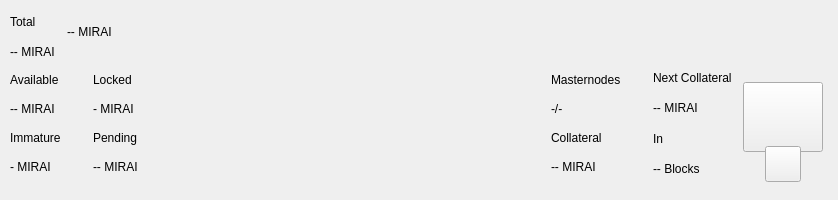
<?xml version="1.0" encoding="UTF-8"?>
<ui version="4.0">
 <class>TopBar</class>
 <widget class="QWidget" name="TopBar">
  <property name="geometry">
   <rect>
    <x>0</x>
    <y>0</y>
    <width>838</width>
    <height>200</height>
   </rect>
  </property>
  <property name="minimumSize">
   <size>
    <width>0</width>
    <height>200</height>
   </size>
  </property>
  <property name="maximumSize">
   <size>
    <width>16777215</width>
    <height>200</height>
   </size>
  </property>
  <property name="windowTitle">
   <string>Form</string>
  </property>
  <layout class="QVBoxLayout" name="verticalLayout_10" stretch="0">
   <property name="spacing">
    <number>0</number>
   </property>
   <property name="leftMargin">
    <number>0</number>
   </property>
   <property name="topMargin">
    <number>0</number>
   </property>
   <property name="rightMargin">
    <number>0</number>
   </property>
   <property name="bottomMargin">
    <number>0</number>
   </property>
   <item>
    <widget class="PFBorderImage" name="containerTop">
     <layout class="QVBoxLayout" name="verticalLayout_11">
      <property name="spacing">
       <number>0</number>
      </property>
      <property name="leftMargin">
       <number>0</number>
      </property>
      <property name="topMargin">
       <number>0</number>
      </property>
      <property name="rightMargin">
       <number>0</number>
      </property>
      <property name="bottomMargin">
       <number>0</number>
      </property>
      <item>
       <widget class="QWidget" name="top_container_2" native="true">
        <property name="minimumSize">
         <size>
          <width>0</width>
          <height>65</height>
         </size>
        </property>
        <layout class="QHBoxLayout" name="top_container">
         <property name="spacing">
          <number>0</number>
         </property>
         <property name="leftMargin">
          <number>10</number>
         </property>
         <property name="topMargin">
          <number>0</number>
         </property>
         <property name="rightMargin">
          <number>10</number>
         </property>
         <property name="bottomMargin">
          <number>0</number>
         </property>
         <item>
          <layout class="QHBoxLayout" name="horizontalLayout_4">
           <property name="spacing">
            <number>12</number>
           </property>
           <property name="rightMargin">
            <number>0</number>
           </property>
           <item>
            <widget class="QWidget" name="widgetAmount" native="true">
             <layout class="QVBoxLayout" name="verticalLayout_2">
              <property name="spacing">
               <number>2</number>
              </property>
              <property name="leftMargin">
               <number>0</number>
              </property>
              <property name="topMargin">
               <number>8</number>
              </property>
              <property name="rightMargin">
               <number>0</number>
              </property>
              <property name="bottomMargin">
               <number>0</number>
              </property>
              <item>
               <widget class="QLabel" name="labelTitle1">
                <property name="text">
                 <string>Total</string>
                </property>
               </widget>
              </item>
              <item>
               <widget class="QLabel" name="labelAmountPiv">
                <property name="text">
                 <string notr="true">-- MIRAI</string>
                </property>
               </widget>
              </item>
             </layout>
            </widget>
           </item>
           <item alignment="Qt::AlignVCenter">
            <widget class="QWidget" name="widgetTopAmount" native="true">
             <property name="sizePolicy">
              <sizepolicy hsizetype="Preferred" vsizetype="Maximum">
               <horstretch>0</horstretch>
               <verstretch>0</verstretch>
              </sizepolicy>
             </property>
             <layout class="QHBoxLayout" name="horizontalLayout_5">
              <property name="spacing">
               <number>0</number>
              </property>
              <property name="leftMargin">
               <number>0</number>
              </property>
              <property name="topMargin">
               <number>0</number>
              </property>
              <property name="rightMargin">
               <number>0</number>
              </property>
              <property name="bottomMargin">
               <number>0</number>
              </property>
              <item alignment="Qt::AlignTop">
               <widget class="QLabel" name="labelAmountTopPiv">
                <property name="minimumSize">
                 <size>
                  <width>0</width>
                  <height>36</height>
                 </size>
                </property>
                <property name="styleSheet">
                 <string notr="true">padding:0px;margin:0px;</string>
                </property>
                <property name="text">
                 <string notr="true">-- MIRAI</string>
                </property>
               </widget>
              </item>
             </layout>
            </widget>
           </item>
           <item>
            <spacer name="horizontalSpacer">
             <property name="orientation">
              <enum>Qt::Horizontal</enum>
             </property>
             <property name="sizeHint" stdset="0">
              <size>
               <width>40</width>
               <height>20</height>
              </size>
             </property>
            </spacer>
           </item>
           <item alignment="Qt::AlignRight">
            <widget class="QWidget" name="layoutSync" native="true">
             <property name="minimumSize">
              <size>
               <width>0</width>
               <height>36</height>
              </size>
             </property>
             <property name="maximumSize">
              <size>
               <width>16777215</width>
               <height>36</height>
              </size>
             </property>
             <layout class="QVBoxLayout" name="verticalLayout_9">
              <property name="leftMargin">
               <number>0</number>
              </property>
              <property name="topMargin">
               <number>0</number>
              </property>
              <property name="rightMargin">
               <number>0</number>
              </property>
              <property name="bottomMargin">
               <number>0</number>
              </property>
              <item>
               <widget class="ExpandableButton" name="pushButtonSync" native="true">
                <property name="minimumSize">
                 <size>
                  <width>36</width>
                  <height>36</height>
                 </size>
                </property>
                <property name="maximumSize">
                 <size>
                  <width>16777215</width>
                  <height>36</height>
                 </size>
                </property>
               </widget>
              </item>
             </layout>
            </widget>
           </item>
           <item>
            <widget class="ExpandableButton" name="pushButtonHDUpgrade" native="true">
             <property name="minimumSize">
              <size>
               <width>36</width>
               <height>36</height>
              </size>
             </property>
             <property name="maximumSize">
              <size>
               <width>16777215</width>
               <height>36</height>
              </size>
             </property>
            </widget>
           </item>
           <item>
            <widget class="ExpandableButton" name="pushButtonStack" native="true">
             <property name="minimumSize">
              <size>
               <width>36</width>
               <height>36</height>
              </size>
             </property>
             <property name="maximumSize">
              <size>
               <width>16777215</width>
               <height>36</height>
              </size>
             </property>
            </widget>
           </item>
           <item>
            <widget class="ExpandableButton" name="pushButtonConf" native="true">
             <property name="minimumSize">
              <size>
               <width>36</width>
               <height>36</height>
              </size>
             </property>
             <property name="maximumSize">
              <size>
               <width>16777215</width>
               <height>36</height>
              </size>
             </property>
            </widget>
           </item>
           <item>
            <widget class="ExpandableButton" name="pushButtonMasternodes" native="true">
             <property name="minimumSize">
              <size>
               <width>36</width>
               <height>36</height>
              </size>
             </property>
             <property name="maximumSize">
              <size>
               <width>16777215</width>
               <height>36</height>
              </size>
             </property>
            </widget>
           </item>
           <item>
            <widget class="ExpandableButton" name="pushButtonConsole" native="true">
             <property name="minimumSize">
              <size>
               <width>36</width>
               <height>36</height>
              </size>
             </property>
             <property name="maximumSize">
              <size>
               <width>16777215</width>
               <height>36</height>
              </size>
             </property>
            </widget>
           </item>
           <item>
            <widget class="ExpandableButton" name="pushButtonConnection" native="true">
             <property name="minimumSize">
              <size>
               <width>36</width>
               <height>36</height>
              </size>
             </property>
             <property name="maximumSize">
              <size>
               <width>16777215</width>
               <height>36</height>
              </size>
             </property>
            </widget>
           </item>
           <item>
            <widget class="ExpandableButton" name="pushButtonTor" native="true">
             <property name="minimumSize">
              <size>
               <width>36</width>
               <height>36</height>
              </size>
             </property>
             <property name="maximumSize">
              <size>
               <width>16777215</width>
               <height>36</height>
              </size>
             </property>
            </widget>
           </item>
           <item>
            <widget class="ExpandableButton" name="pushButtonLock" native="true">
             <property name="sizePolicy">
              <sizepolicy hsizetype="Expanding" vsizetype="Expanding">
               <horstretch>0</horstretch>
               <verstretch>0</verstretch>
              </sizepolicy>
             </property>
             <property name="minimumSize">
              <size>
               <width>36</width>
               <height>0</height>
              </size>
             </property>
             <property name="maximumSize">
              <size>
               <width>16777215</width>
               <height>36</height>
              </size>
             </property>
            </widget>
           </item>
           <item>
            <widget class="ExpandableButton" name="pushButtonTheme" native="true">
             <property name="minimumSize">
              <size>
               <width>36</width>
               <height>36</height>
              </size>
             </property>
             <property name="maximumSize">
              <size>
               <width>16777215</width>
               <height>36</height>
              </size>
             </property>
            </widget>
           </item>
          </layout>
         </item>
        </layout>
       </widget>
      </item>
      <item>
       <widget class="QWidget" name="bottom_container" native="true">
        <property name="minimumSize">
         <size>
          <width>0</width>
          <height>135</height>
         </size>
        </property>
        <layout class="QHBoxLayout" name="botton_container">
         <property name="leftMargin">
          <number>10</number>
         </property>
         <property name="topMargin">
          <number>0</number>
         </property>
         <property name="rightMargin">
          <number>10</number>
         </property>
         <property name="bottomMargin">
          <number>10</number>
         </property>
         <item>
          <layout class="QHBoxLayout" name="horizontalLayout_3">
           <property name="spacing">
            <number>0</number>
           </property>
           <property name="bottomMargin">
            <number>9</number>
           </property>
           <item>
            <layout class="QVBoxLayout" name="verticalLayout_7">
             <property name="spacing">
              <number>0</number>
             </property>
             <property name="leftMargin">
              <number>0</number>
             </property>
             <property name="rightMargin">
              <number>0</number>
             </property>
             <item>
              <layout class="QHBoxLayout" name="horizontalLayout_2">
               <property name="spacing">
                <number>0</number>
               </property>
               <item>
                <layout class="QVBoxLayout" name="verticalLayout_6">
                 <item>
                  <widget class="QLabel" name="labelTitle5">
                   <property name="text">
                    <string>Available</string>
                   </property>
                  </widget>
                 </item>
                 <item>
                  <widget class="QLabel" name="labelAvailablePiv">
                   <property name="text">
                    <string>-- MIRAI</string>
                   </property>
                  </widget>
                 </item>
                 <item>
                  <widget class="QLabel" name="labelTitle4">
                   <property name="text">
                    <string>Immature</string>
                   </property>
                  </widget>
                 </item>
                 <item>
                  <widget class="QLabel" name="labelImmaturePiv">
                   <property name="text">
                    <string notr="true">- MIRAI</string>
                   </property>
                  </widget>
                 </item>
                </layout>
               </item>
               <item>
                <layout class="QVBoxLayout" name="verticalLayout_8">
                 <property name="leftMargin">
                  <number>32</number>
                 </property>
                 <item>
                  <widget class="QLabel" name="labelTitle6">
                   <property name="text">
                    <string>Locked</string>
                   </property>
                  </widget>
                 </item>
                 <item>
                  <widget class="QLabel" name="labelLockedPiv">
                   <property name="text">
                    <string>- MIRAI</string>
                   </property>
                  </widget>
                 </item>
                 <item>
                  <widget class="QLabel" name="labelTitle3">
                   <property name="text">
                    <string>Pending</string>
                   </property>
                  </widget>
                 </item>
                 <item>
                  <widget class="QLabel" name="labelPendingPiv">
                   <property name="text">
                    <string notr="true">-- MIRAI</string>
                   </property>
                  </widget>
                 </item>
                </layout>
               </item>
              </layout>
             </item>
            </layout>
           </item>
          </layout>
         </item>
         <item>
          <spacer name="horizontalSpacer_2">
           <property name="orientation">
            <enum>Qt::Horizontal</enum>
           </property>
           <property name="sizeHint" stdset="0">
            <size>
             <width>40</width>
             <height>20</height>
            </size>
           </property>
          </spacer>
         </item>
         <item>
          <layout class="QHBoxLayout" name="horizontalLayout_6">
           <property name="spacing">
            <number>0</number>
           </property>
           <property name="rightMargin">
            <number>0</number>
           </property>
           <property name="bottomMargin">
            <number>9</number>
           </property>
           <item>
            <layout class="QVBoxLayout" name="verticalLayout_5">
             <item>
              <widget class="QLabel" name="labelMasternodesTitle">
               <property name="text">
                <string>Masternodes</string>
               </property>
              </widget>
             </item>
             <item>
              <widget class="QLabel" name="labelMasternodeCount">
               <property name="text">
                <string>-/-</string>
               </property>
              </widget>
             </item>
             <item>
              <widget class="QLabel" name="labelTitle8">
               <property name="text">
                <string>Collateral</string>
               </property>
              </widget>
             </item>
             <item>
              <widget class="QLabel" name="labelCollateralPiv">
               <property name="text">
                <string notr="true">-- MIRAI</string>
               </property>
              </widget>
             </item>
            </layout>
           </item>
           <item>
            <widget class="QWidget" name="widgetNextCollateral" native="true">
             <layout class="QVBoxLayout" name="verticalLayout_12">
              <property name="leftMargin">
               <number>32</number>
              </property>
              <property name="topMargin">
               <number>0</number>
              </property>
              <property name="rightMargin">
               <number>0</number>
              </property>
              <property name="bottomMargin">
               <number>0</number>
              </property>
              <item>
               <widget class="QLabel" name="labelNextMasternodesTitle">
                <property name="text">
                 <string>Next Collateral</string>
                </property>
               </widget>
              </item>
              <item>
               <widget class="QLabel" name="labelNextCollateralValue">
                <property name="text">
                 <string>-- MIRAI</string>
                </property>
               </widget>
              </item>
              <item>
               <widget class="QLabel" name="labelTitle9">
                <property name="text">
                 <string>In</string>
                </property>
               </widget>
              </item>
              <item>
               <widget class="QLabel" name="labelNextCollateralBlocks">
                <property name="text">
                 <string notr="true">-- Blocks</string>
                </property>
               </widget>
              </item>
             </layout>
            </widget>
           </item>
          </layout>
         </item>
         <item>
          <widget class="QWidget" name="qrContainer" native="true">
           <property name="sizePolicy">
            <sizepolicy hsizetype="Preferred" vsizetype="Minimum">
             <horstretch>0</horstretch>
             <verstretch>0</verstretch>
            </sizepolicy>
           </property>
           <property name="minimumSize">
            <size>
             <width>90</width>
             <height>110</height>
            </size>
           </property>
           <property name="maximumSize">
            <size>
             <width>90</width>
             <height>110</height>
            </size>
           </property>
           <layout class="QVBoxLayout" name="containerQR">
            <property name="spacing">
             <number>0</number>
            </property>
            <property name="leftMargin">
             <number>5</number>
            </property>
            <property name="topMargin">
             <number>10</number>
            </property>
            <property name="rightMargin">
             <number>5</number>
            </property>
            <property name="bottomMargin">
             <number>0</number>
            </property>
            <item>
             <widget class="QPushButton" name="btnQr">
              <property name="minimumSize">
               <size>
                <width>70</width>
                <height>70</height>
               </size>
              </property>
              <property name="maximumSize">
               <size>
                <width>16777215</width>
                <height>70</height>
               </size>
              </property>
              <property name="focusPolicy">
               <enum>Qt::NoFocus</enum>
              </property>
              <property name="text">
               <string/>
              </property>
              <property name="iconSize">
               <size>
                <width>70</width>
                <height>70</height>
               </size>
              </property>
             </widget>
            </item>
            <item>
             <spacer name="verticalSpacer">
              <property name="orientation">
               <enum>Qt::Vertical</enum>
              </property>
              <property name="sizeType">
               <enum>QSizePolicy::Fixed</enum>
              </property>
              <property name="sizeHint" stdset="0">
               <size>
                <width>20</width>
                <height>20</height>
               </size>
              </property>
             </spacer>
            </item>
            <item alignment="Qt::AlignHCenter|Qt::AlignBottom">
             <widget class="QPushButton" name="pushButtonQR">
              <property name="minimumSize">
               <size>
                <width>36</width>
                <height>36</height>
               </size>
              </property>
              <property name="maximumSize">
               <size>
                <width>36</width>
                <height>36</height>
               </size>
              </property>
              <property name="focusPolicy">
               <enum>Qt::NoFocus</enum>
              </property>
              <property name="text">
               <string/>
              </property>
             </widget>
            </item>
           </layout>
          </widget>
         </item>
        </layout>
       </widget>
      </item>
     </layout>
    </widget>
   </item>
  </layout>
 </widget>
 <customwidgets>
  <customwidget>
   <class>PFBorderImage</class>
   <extends>QFrame</extends>
   <header>qt/pivx/pfborderimage.h</header>
   <container>1</container>
  </customwidget>
  <customwidget>
   <class>ExpandableButton</class>
   <extends>QWidget</extends>
   <header>qt/pivx/expandablebutton.h</header>
   <container>1</container>
  </customwidget>
 </customwidgets>
 <resources/>
 <connections/>
</ui>
